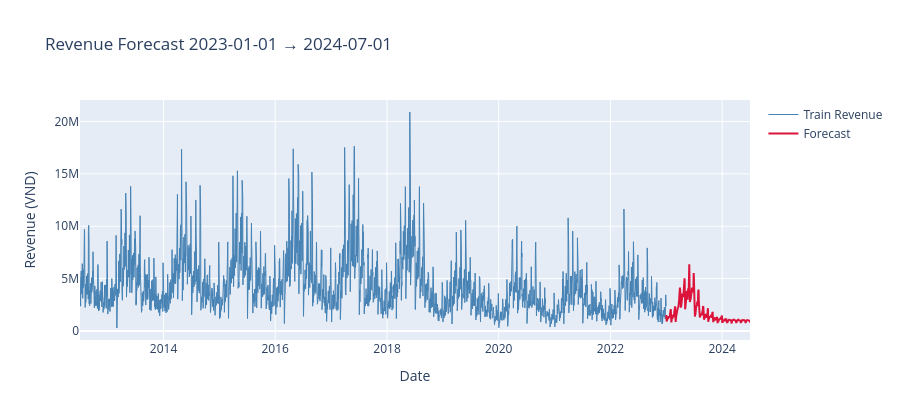

The notebook cell this image was saved under:
### Code cell
# --- Build submission.csv (same order as sample_submission.csv) ---
sub = submission_template[['Date']].copy().reset_index(drop=True)
sub['Revenue'] = np.round(rev_pred, 2)
sub['COGS']    = np.round(cogs_pred, 2)
sub.to_csv('submission.csv', index=False)
print(' submission.csv saved')
display(sub.head())
display(sub.tail())

# Visualise forecast vs history
fig = go.Figure()
fig.add_scatter(x=sales['Date'], y=sales['Revenue'], name='Train Revenue',
                line=dict(color='steelblue', width=1))
fig.add_scatter(x=sub['Date'], y=sub['Revenue'], name='Forecast',
                line=dict(color='crimson', width=2))
fig.update_layout(title='Revenue Forecast 2023-01-01 → 2024-07-01', height=420,
                  xaxis_title='Date', yaxis_title='Revenue (VND)')
fig.show()

### Figure 1 — Plotly figure (JSON) as saved in the notebook; plotly's stock layout.template omitted (floating-point values rounded to 4 significant figures; data arrays with more than 128 entries replaced by an {"elided": "..."} marker saying what was removed)
{"data": [{"line": {"color": "steelblue", "width": 1}, "name": "Train Revenue", "type": "scatter", "x": {"elided": "3833 str values"}, "y": {"elided": "3833 float values"}}, {"line": {"color": "crimson", "width": 2}, "name": "Forecast", "type": "scatter", "x": {"elided": "548 str values"}, "y": {"elided": "548 float values"}}], "layout": {"height": 420, "title": {"text": "Revenue Forecast 2023-01-01 → 2024-07-01"}, "xaxis": {"title": {"text": "Date"}}, "yaxis": {"title": {"text": "Revenue (VND)"}}}}
